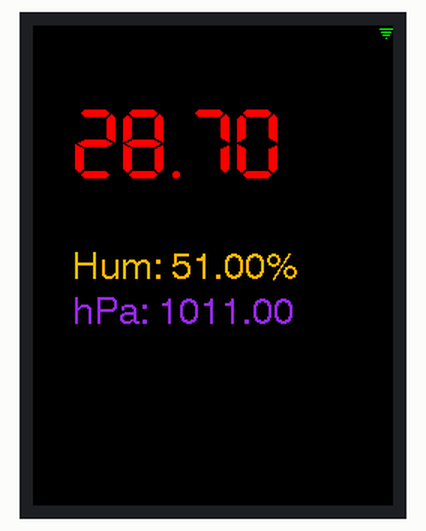
Simulated run of this sketch. Board: ESP32. Shown: 240×320 colour display.

Above: at 0.1 s.
At 10.1 s:
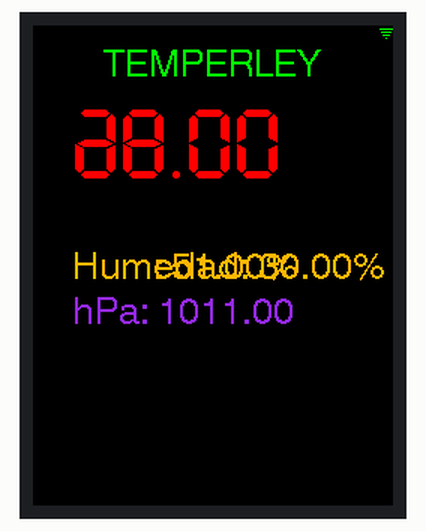

The sketch:

muestra_code.ino
```cpp
#include <TFT_eSPI.h>

TFT_eSPI tft = TFT_eSPI();

float tempdht;
float humedad;
float presion;
float tempat;
float humat;
void setup() {
  // put your setup code here, to run once:

}
void ImagenWifi(uint16_t color) {
  // Coordenadas del símbolo WiFi
  int x = tft.width() - 10;
  int y = 0;


  tft.fillRect(x, y, 10, 10, TFT_BLACK);    // Borra el área del símbolo antes de dibujarlo

  // Dibuja un símbolo de WiFi simple usando líneas y arcos dentro de un área de 10x10
  tft.drawPixel(x + 5, y + 8, color);                  // Punto central (señal)
  tft.drawLine(x + 3, y + 6, x + 7, y + 6, color);     // Primera línea
  tft.drawLine(x + 2, y + 4, x + 8, y + 4, color);     // Segunda línea
  tft.drawLine(x + 1, y + 2, x + 9, y + 2, color);     // Tercera línea
}

void TemAmbiente(){

  tempdht = 28.7;
  humedad = 51;
  presion = 1011;
  tft.setTextColor(TFT_RED);
  tft.setCursor(26, 55);
  tft.setTextFont(7);
  tft.print(tempdht);

  tft.setTextColor(TFT_ORANGE);
  tft.setCursor(26, 150);
  tft.setTextFont(4);
  tft.print("Hum: ");
  tft.print(humedad);
  tft.println("%");

  tft.setTextColor(TFT_VIOLET);
  tft.setCursor(26, 180);
  tft.setTextFont(4);
  tft.print("hPa: ");
  tft.print(presion, 2);
}

void Atmosferico(){
  humat = 30;
  tempat = 33;
  tft.setTextColor(TFT_GREEN);
  tft.setCursor(47, 15);
  tft.setTextFont(4);
  tft.print("TEMPERLEY");
  tft.setTextColor(TFT_ORANGE);
  tft.setCursor(26, 150);
  tft.setTextFont(4);
  tft.print("Humedad: ");
  tft.print(humat);
  tft.println("%");
  tft.setTextColor(TFT_RED);
  tft.setCursor(26, 55);
  tft.setTextFont(7);
  tft.print(tempat);
  delay(10000);

}
void loop() {
 ImagenWifi(TFT_GREEN);
 TemAmbiente();
 delay(10000);
 Atmosferico();

}
```
